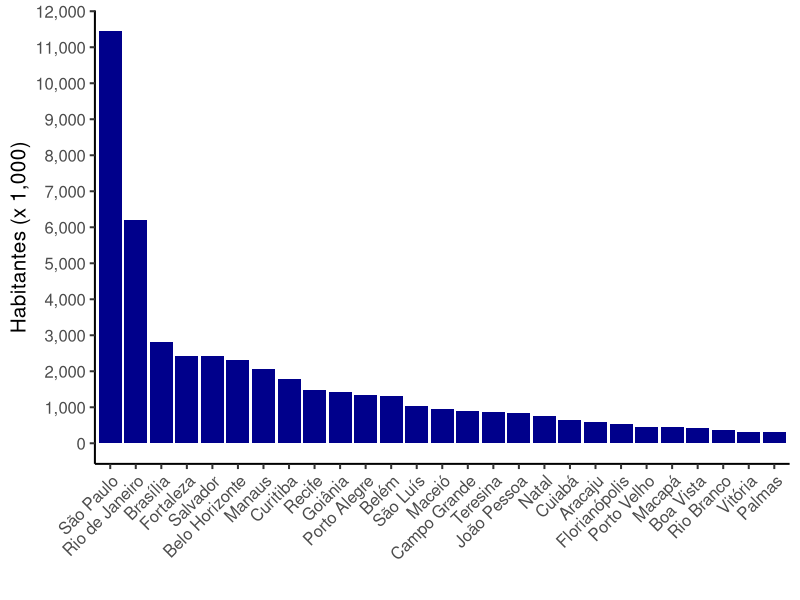
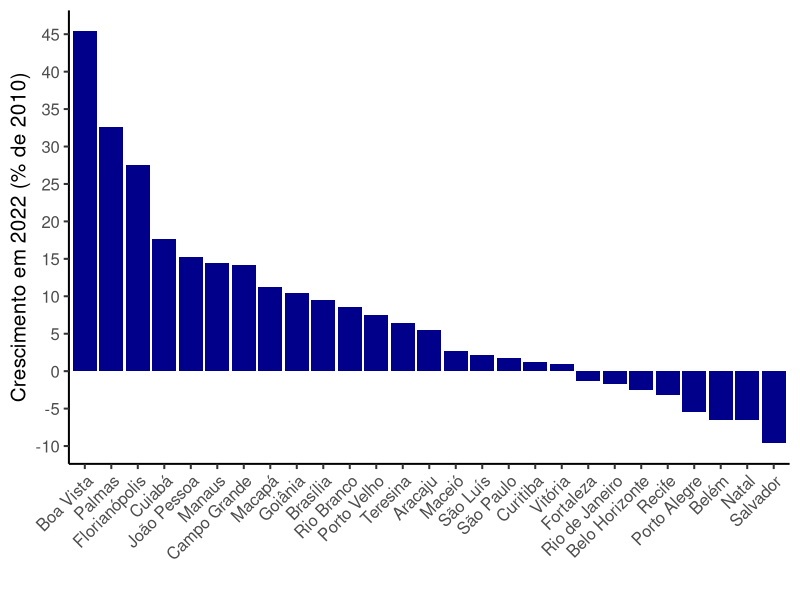
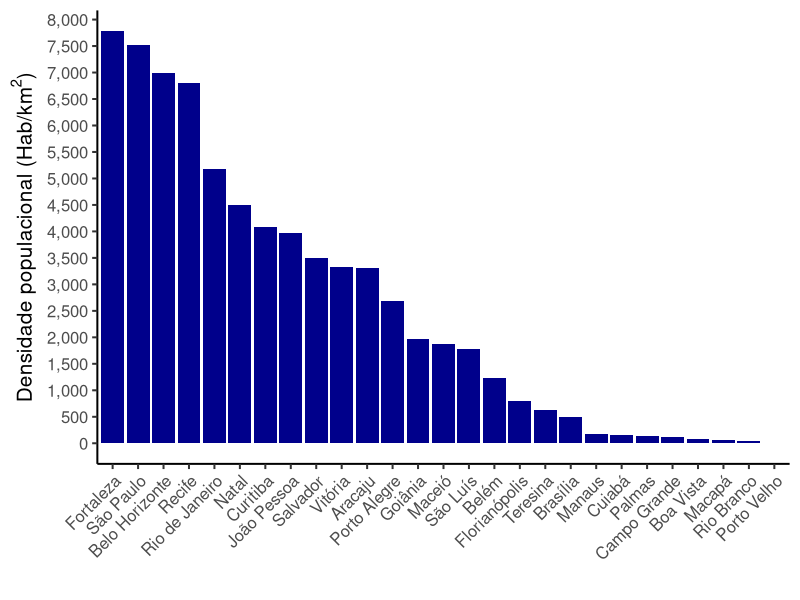

Source code (R) for these figures, in order:
#----------------------------------------------------------
#                  GEOPROCESSAMENTO - BICT Mar
#----------------------------------------------------------
# Docente: Fabio Cop
#
# Aula 2: Manipulação de atributos não espaciais em tabelas
#----------------------------------------------------------

# --------- Pacotes utilizados ---------
library(tidyverse)

# --------- Script ---------
# Lendo a base de dados
# Fonte: https://www.ibge.gov.br/estatisticas/sociais/populacao/22827-censo-demografico-2022.html
munibge <- read_csv('dados/municipios_ibge2022.csv', col_types = cols(uf_cod = 'c'))

# ------------- Descrevendo o data frame ------------------
dim(munibge) # Dimensões da tabela
glimpse(munibge) # Descrição dos atributos (colunas)

# Contando número de estados
munibge %>% 
  distinct(uf) %>% 
  count()

# Contando número de municipios pelo nome
munibge %>% 
  distinct(municipio) %>% 
  count() 

# Contando número de municipios pelo código
munibge %>% 
  select(municipio_cod) %>% 
  count()

# Verificando nomes repetidos
munibge %>% 
  count(municipio) %>% 
  arrange(desc(n))

# ------------- Filtrando linhas ------------------
acre <- munibge %>% 
  filter(uf == 'AC')

# ------------- Ordenando linhas ------------------
acre %>% arrange(populacao_2022)
acre %>% arrange(desc(populacao_2022))

# ------------- Sumarisando um data frame ------------------
acre %>% 
  summarise(populacao_total = sum(populacao_2022))

# Mais de uma estatística descritiva para a coluna
acre %>% 
  summarise(populacao_total = sum(populacao_2022),
            populacao_media = mean(populacao_2022))

# Mais de uma coluna
acre %>% 
  summarise(across(c(area_km2, populacao_2010, populacao_2022, domicilios_2022), ~sum(.)))

# Todas as colunas numericas
acre %>% 
  summarise(across(where(is.numeric), ~sum(.)))

# Todas as colunas com tamanhos populacionais
acre %>% 
  summarise(across(starts_with('populacao'), ~sum(.)))

# ------------- Sumarisando um data frame por grupos ------------------
estados <- munibge %>% 
  group_by(uf) %>% 
  summarise(across(where(is.numeric), ~sum(.)))

# ------------- Criando colunas ------------------
capitais <- munibge %>% 
  filter(capital == 'sim')

# Crescimento entre 2010 e 2022
capitais <- capitais %>% 
  mutate(crescimento = populacao_2022-populacao_2010) %>% 
  mutate(cresc_percentual = round((populacao_2022/populacao_2010 - 1) * 100, 2)) %>% 
  mutate(densidade_2022 = round(populacao_2022/area_km2,2)) %>% 
  arrange(desc(densidade_2022))

#---------------- Graficos ------------------------------------------
# Tamanho populacional em 2022
ggplot(capitais, aes(y = populacao_2022/1000, x = reorder(municipio, -populacao_2022))) +
  geom_col(fill = 'darkblue') +
  labs(y = "Habitantes (x 1,000)", x = '') +
  scale_y_continuous(breaks = seq(0, 12000, by = 1000),
                     labels = scales::comma) +
  theme_classic(base_size = 15) +
  theme(axis.text.x = element_text(angle = 45, hjust = 1))

# Crescimento comparado a 2010
ggplot(capitais, aes(y = cresc_percentual, x = reorder(municipio, -cresc_percentual))) +
  geom_col(fill = 'darkblue') +
  labs(y = "Crescimento em 2022 (% de 2010)", x = '') +
  scale_y_continuous(breaks = seq(-10, 50, by = 5),
                     labels = scales::comma) +
  theme_classic(base_size = 15) +
  theme(axis.text.x = element_text(angle = 45, hjust = 1))

# Densidade populacional
ggplot(capitais, aes(y = densidade_2022, x = reorder(municipio, -densidade_2022))) +
  geom_col(fill = 'darkblue') +
  labs(y = expression("Densidade populacional (Hab/km"^"2"*")"), x = '') +
  scale_y_continuous(breaks = seq(0, 10000, by = 500),
                     labels = scales::comma) +
  theme_classic(base_size = 15) +
  theme(axis.text.x = element_text(angle = 45, hjust = 1))
  